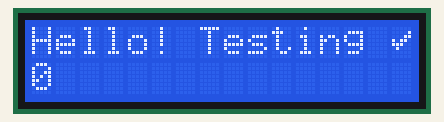
Simulated run of this program. Board: Arduino Uno, built with avr-gcc and run on an emulated ATmega328P. On the bench: 16×2 character LCD.

Above: at 0.1 s.
At 4.2 s:
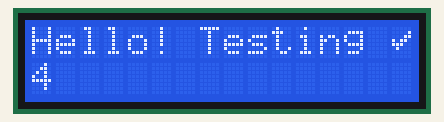
At 9.2 s:
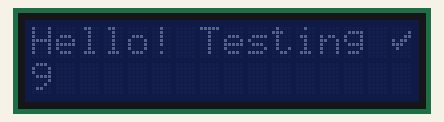
At 18.2 s:
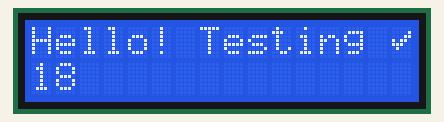
At 27.2 s:
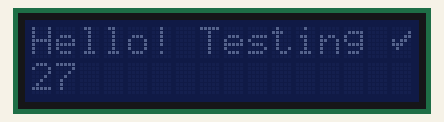
At 37.3 s:
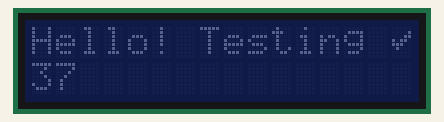

Measured:
- what the display in image 1 shows lasts 1.0 s, from 4.1 s to 5.1 s

The program:

main.cpp
```cpp
/*
  LCD_I2C by Everything2067.
  Presents a demo for your I2C LCD.
  You may also use this to test the LCD as well.
  This program will count a variable and display it on the LCD, blinking the backlight too.
  Make sure the backlight jumper is in place and the constrast setting is set properly.
*/

// Definitions for columns and rows. You can change this as per your need.
#define COLUMNS 16
#define ROWS    2

// Definitions for I2C backpack chip addresses.
// Select as per the chip and the I2C Address setting.

// TI PCF8574
#define ADDRESS 0x27
// #define ADDRESS 0x26
// #define ADDRESS 0x25
// #define ADDRESS 0x24
// #define ADDRESS 0x23
// #define ADDRESS 0x22
// #define ADDRESS 0x21
// #define ADDRESS 0x20

// NXP PCF8574
// #define ADDRESS 0x3F
// #define ADDRESS 0x3E
// #define ADDRESS 0x3D
// #define ADDRESS 0x3C
// #define ADDRESS 0x3B
// #define ADDRESS 0x3A
// #define ADDRESS 0x39
// #define ADDRESS 0x38

// Including required libraries
#include <Arduino.h>
#include <LiquidCrystal_I2C.h>

// Custom character ✅
uint8_t Check[8] =
{
0b00000,
0b00001,
0b00011,
0b10110,
0b11100,
0b01000,
0b00000,
0b00000
};

// Variable for counting
int count;

// Creating LCD Object
LiquidCrystal_I2C lcd(ADDRESS, COLUMNS, ROWS);

void setup() {
  // Initialise LCD
  lcd.init();
  lcd.clear();
  lcd.createChar(0, Check);

  // Print the first line
  lcd.setCursor(0, 0);
  lcd.print("Hello! Testing ");
  lcd.write(0);

  lcd.setCursor(0, 1);
}

void loop() {
  // Keep on printing the count
  lcd.setCursor(0, 1);
  lcd.backlight();
  lcd.print(count);
  count++;
  delay(1000);

  // Repeat to turn off backlight
  lcd.setCursor(0, 1);
  lcd.noBacklight();
  lcd.print(count);
  count++;
  delay(1000);
}
```
